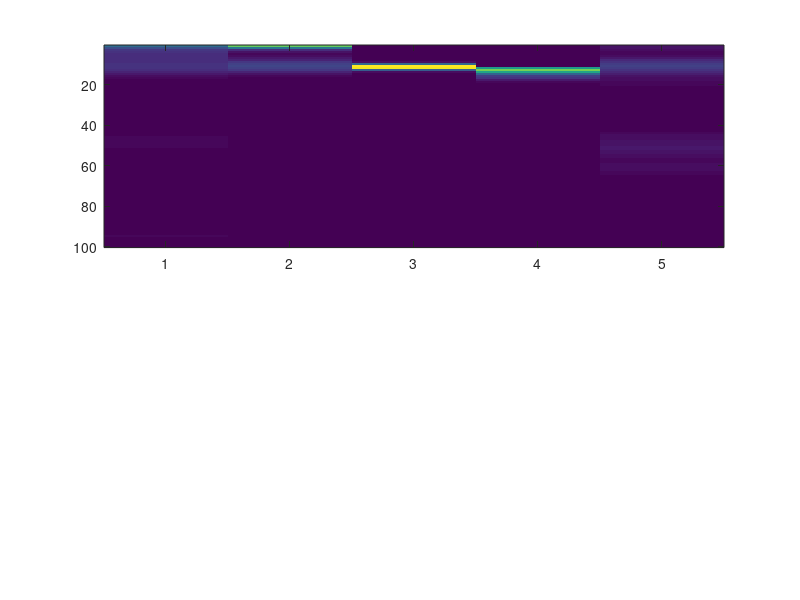

Source code (MATLAB): (Note: this script raises an error after producing the figure.)
clc
clear all
close all;
%%
% load data
load('PlaceCells_demo_data.mat')
tBinSz_sm = 20; % decoding window tau, 20ms
fx_placefield = fx_placefield+ (eps.^8); %f(x), Add a small number so there are no zeros
cellnum = length(fx_placefield(1,:)); % number of cellsm, N
expecSpk = fx_placefield.*tBinSz_sm./1000; %Expected number of spikes per bin,i.e. tau*f(x)
load('ReplayEvent2.mat')
%%
% bin-by-bin decoding
timevec = replay_time(1):tBinSz_sm/1000:replay_time(2);% time vector
pMat_all = [];% to save the posterior probablity matrix

% time bin loop
for i = 1:length(timevec)
    bin = timevec(i);% current time
    
    % get all the spikes in the current bin
    clear spikecount
    celldata = [];
    for n = 1:cellnum
        spikes_i  = y_spiketrain(find(y_spiketrain(:,1) == n),2);%spikes of the current cell
        if ~isempty(spikes_i)
            spikebins = spikes_i(find(spikes_i >= (bin - tBinSz_sm/2000) & spikes_i <= (bin + tBinSz_sm/2000)));
            spikecount(n) = length(spikebins);
            tmpcelldata = [length(spikebins),n];
        else
            tmpcelldata = [0,n];
            spikecount(n) = 0;
        end
        celldata = [celldata;tmpcelldata];
    end
    
    cellcounts = sum((spikecount > 0));
    if (cellcounts > 0) % decode the bin that has spikes
        cellsi = find(spikecount > 0);%active cell
        spkPerBin = celldata(cellsi,1)'; % spike counts per bin
        
        fx_placefield_active = fx_placefield(:,cellsi);% f(x)
        nPBin = size(fx_placefield_active,1); % N position bin
        wrking = bsxfun(@power, fx_placefield_active, spkPerBin); %f(x)^y
        wrking = prod(wrking,2);%prod(f(x)^y)
        expon = exp(-sum(expecSpk,2)); %e^-sum(tau*f(x))
        pMat = bsxfun(@times,wrking, expon); %prod(f(x)^y) * e^-sum(tau*f(x))
        pMat(isnan(pMat)) = 0; % set empty bins to zero
        pMat = pMat./sum(pMat);% C(x), normalization to make sure sum(p(x|y))=1
        %hence, pMat is the posterior probability matrix p(x|y) = C*prod(f(x)^y) * e^-sum(tau*f(x))
    else
        pMat = zeros(size(x_position));
    end
    pMat_all = [pMat_all,pMat];% pMat is the decoding result for each bin, and pooled into pMat_all
end
%%
% visualization of the decoding result
figure,
subplot(211)
imagesc(pMat_all) %reverse the axis
ax = gca;
ax.YDir = 'normal';
hold on
colormap(hot)
caxis([0,0.1])%probability 0-0.1
axis off
subplot(212)
replay_ID = find(y_spiketrain(:,2)>= replay_time(1) & y_spiketrain(:,2)<= replay_time(2));
plot(y_spiketrain(replay_ID,2)-replay_time(1),y_spiketrain(replay_ID,1),'.')
xlim([0,replay_time(2)-replay_time(1)])
ylim([0,cellnum])
xlabel('Time (s)')
ylabel('Cell No.')
